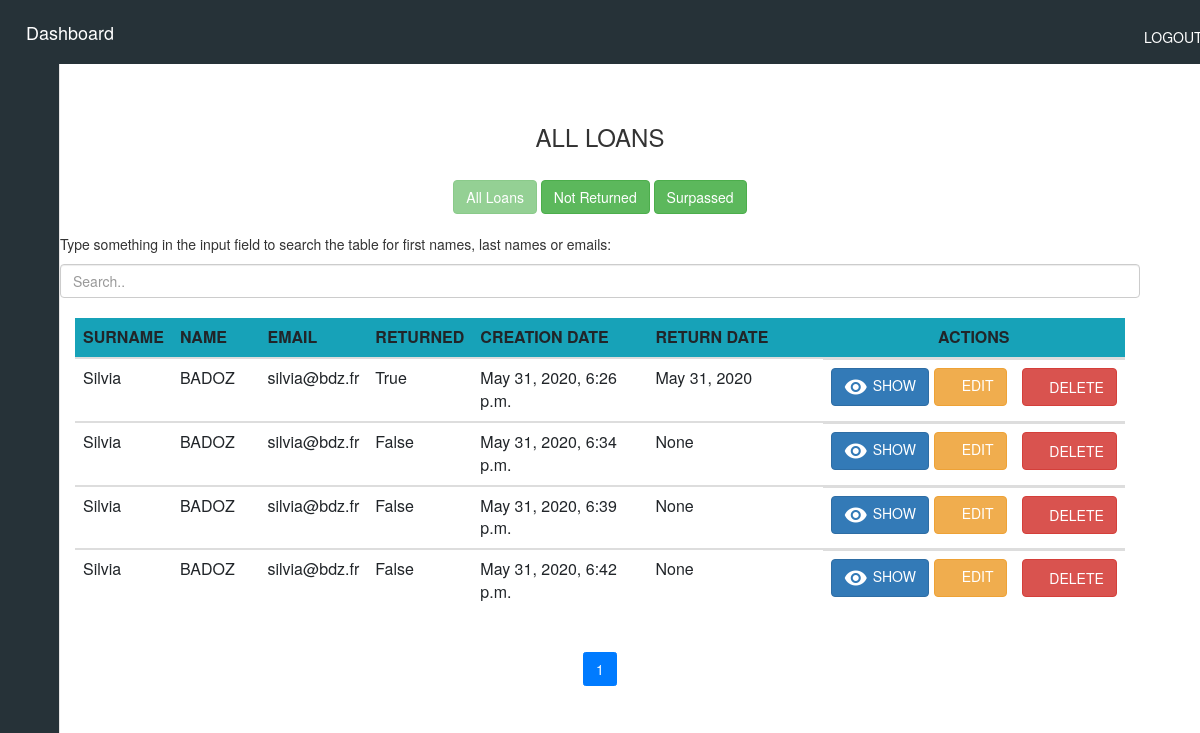
Screenshot of /allLoan (signed in) with the database file from the repository.
### siteWeb/models.py (models this page shows, shortened)
class Loan(models.Model):
    user = models.ForeignKey(settings.AUTH_USER_MODEL, on_delete=models.CASCADE)
    ordered = models.BooleanField(default=False)
    returned = models.BooleanField(default=False)
    creation_date_loan = models.DateTimeField(default=timezone.now)
    expected_return_date = models.DateField(blank=True, null=True)
    return_date = models.DateField(null=True)
    loaner = models.ForeignKey(Loaner, on_delete=models.CASCADE, blank=False, null=True)
    materials = models.ManyToManyField(LoanMaterial)

class Loaner(models.Model):
    last_name = models.CharField(max_length=255)
    first_name = models.CharField(max_length=255)
    email = models.EmailField(max_length=255, unique=True)
    establishment = models.CharField(max_length=250)
    creation_date = models.DateTimeField(auto_now_add=True)

### siteWeb/views.py (the view)
# urls.py: path('allLoan', views.allLoan, name='allLoan'),
@login_required
def allLoan(request):
    loan_all = Loan.objects.filter(ordered=True)
    paginator = Paginator(loan_all, per_page=5)
    page_number = request.GET.get('page', 1)
    page_obj = paginator.get_page(page_number)
    return render(request, 'siteWeb/all_Loan.html',
                  {'loan_all': page_obj.object_list, 'paginator': paginator, 'page_number': int(page_number)})

### siteWeb/templates/siteWeb/all_Loan.html (shortened to what this page needs)
{% include "siteWeb/includes/dashboard.html" %}
{% load static %}
{% load crispy_forms_tags %}
{% block content %}
<head>
</head>
<main>
    {% if user.is_authenticated %}
    <body>
    <div class="container">
        <div class="container-fluid">
            <br>
            <center><h3>ALL LOANS</h3></center>
            <br>
            <center>
                <a class="btn btn-success" href="allLoan" disabled>All Loans</a>
                <a class="btn btn-success" href="notReturnedLoan">Not Returned</a>
                <a class="btn btn-success" href="LoanSurpassed">Surpassed</a>
            </center>
            <br>
            <p>Type something in the input field to search the table for first names, last names or emails:</p>
            <input class="form-control" id="myInput" type="text" placeholder="Search..">
            <br>
            <div class="table-responsive table-body" id="table1">
                <table id="loanTable" class="table container-fluid table-responsive">
                    <thead class="bg-info">
                    <tr>
                        <th scope="col" class="col-md-1">SURNAME</th>
                        <th scope="col" class="col-md-1">NAME</th>
                        <th scope="col" class="col-md-1">EMAIL</th>
                        <th scope="col" class="col-md-1">RETURNED</th>
                        <th scope="col" class="col-md-2">CREATION DATE</th>
                        <th scope="col" class="col-md-2">RETURN DATE</th>
                        <th scope="col" class="col-md-2 text-center">ACTIONS</th>
                    </tr>
                    </thead>
                    {% for loan in loan_all %}
                    <tbody id="myTable">
                    <tr id="loan-{{loan.id}}">
                        <td>{{loan.loaner.last_name}}</td>
                        <td>{{loan.loaner.first_name}}</td>
                        <td>{{loan.loaner.email}}</td>
                        <td>{{loan.returned}}</td>
                        <td>{{loan.creation_date_loan}}</td>
                        <td>{{loan.return_date}}</td>
                        <td class="d-flex">
                            <a href="/loan_id/{{loan.id}}" class="btn btn-primary mr-2 d-flex">
                                <span><i class="material-icons mr-2">remove_red_eye</i></span>SHOW
                            </a>
                            <a href="/edit-loan-summary/{{loan.id}}" class="btn btn-warning mr-2">
                                <span><i class="far fa-edit"></i></span> EDIT
                            </a>
                            <button class="btn btn-danger ml-3" onClick="deleteLoan({{loan.id}})">
                                <span><i class="far fa-trash-alt"></i></span> DELETE
                            </button>
                        </td>
                    </tr>
                    </tbody>
                    {% endfor %}
                </table>
                <center>
                    <ul class="pagination">
                        {% for i in paginator.page_range %}
                        <li class="page-item {% if i == page_number %} active {% endif %}">
                            <a class="page-link" href="?page={{ i }}">{{ i }}</a>
                        </li>
                        {% endfor %}
                    </ul>
                </center>
            </div>
        </div>
    </div>
    </body>
    {% else %}
    <center><p> No Permittion. If you have an account, <a href="/accounts/login">login.</a></p></center>
    {% endif %}
</main>
{% endblock %}

### rows the page displays
Loan: loaner.last_name "Silvia", loaner.first_name "BADOZ", loaner.email "silvia@bdz.fr", returned "True", creation_date_loan "May 31, 2020, 6:26 p.m.", return_date "May 31, 2020"
Loan: loaner.last_name "Silvia", loaner.first_name "BADOZ", loaner.email "silvia@bdz.fr", returned "False", creation_date_loan "May 31, 2020, 6:34 p.m.", return_date "None"
Loan: loaner.last_name "Silvia", loaner.first_name "BADOZ", loaner.email "silvia@bdz.fr", returned "False", creation_date_loan "May 31, 2020, 6:39 p.m.", return_date "None"
Loan: loaner.last_name "Silvia", loaner.first_name "BADOZ", loaner.email "silvia@bdz.fr", returned "False", creation_date_loan "May 31, 2020, 6:42 p.m.", return_date "None"

### other values shown
{{ i }} "1"
